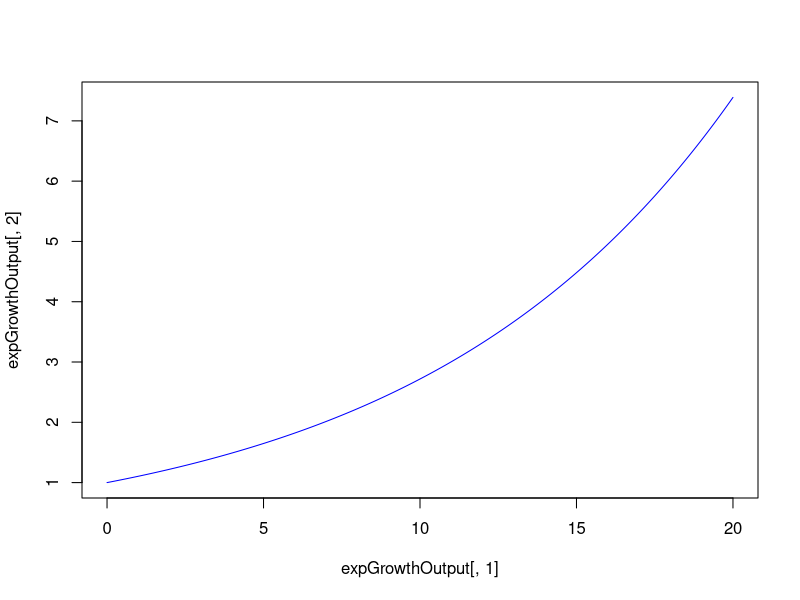
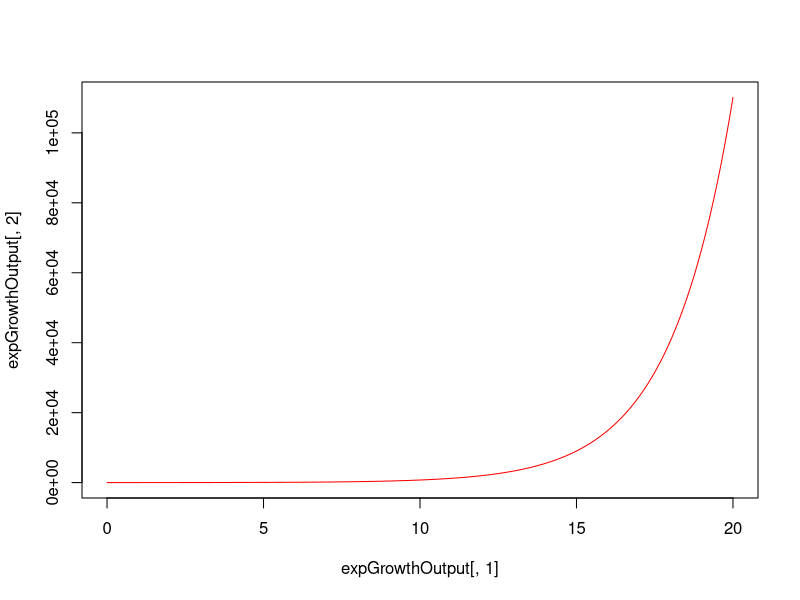

Write R code to recreate these figures, in order.
#Working on an Ordinary Differential Equation (ODE)
#an "ordinary differential equation" is one where you're looking at changes happening to one and only on *independent* variable
#work from eeb201 handout

library(deSolve)

expGrowthODE<-function(tt,yy,pars){
  derivs<-pars['rr']*yy
  return(list(derivs))
}

init<-1
tseq<-seq(0,20, by =0.01)
pars<- c(rr=0.1)
pars['rr']

expGrowthOutput<-lsoda(init, tseq, expGrowthODE, pars)
#output for this expGrowth model coming from the function expGrowthODE and its parameters


head(expGrowthOutput)
#yield:
#     time        1
#[1,] 0.00 1.000000
#[2,] 0.01 1.001001
#[3,] 0.02 1.002002
#[4,] 0.03 1.003005
#[5,] 0.04 1.004008
#[6,] 0.05 1.005013

plot(expGrowthOutput[,1], expGrowthOutput[,2],col="blue", type="l")
#the "type" is an L, not a 1


###########
#alter values

init<-5
tseq<-seq(0,20, by =0.01)
pars<- c(rr=0.5)
pars['rr']

expGrowthOutput<-lsoda(init, tseq, expGrowthODE, pars)
#output for this expGrowth model coming from the function expGrowthODE and its parameters


head(expGrowthOutput)


plot(expGrowthOutput[,1], expGrowthOutput[,2],col="red", type="l")
#the "type" is an L, not a 1
